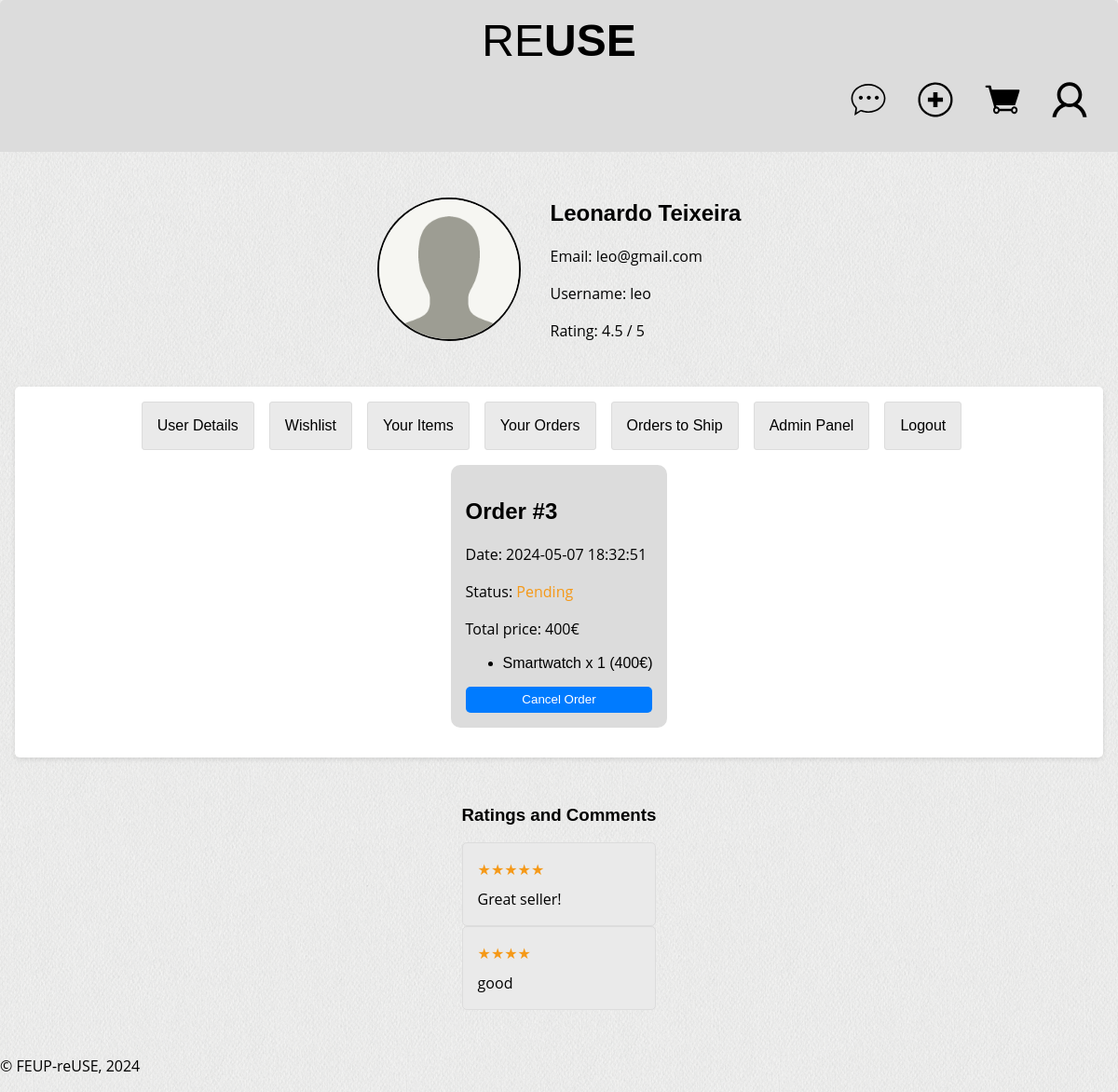
Before: /pages/profile_your_orders.php (signed in) with the older database file.
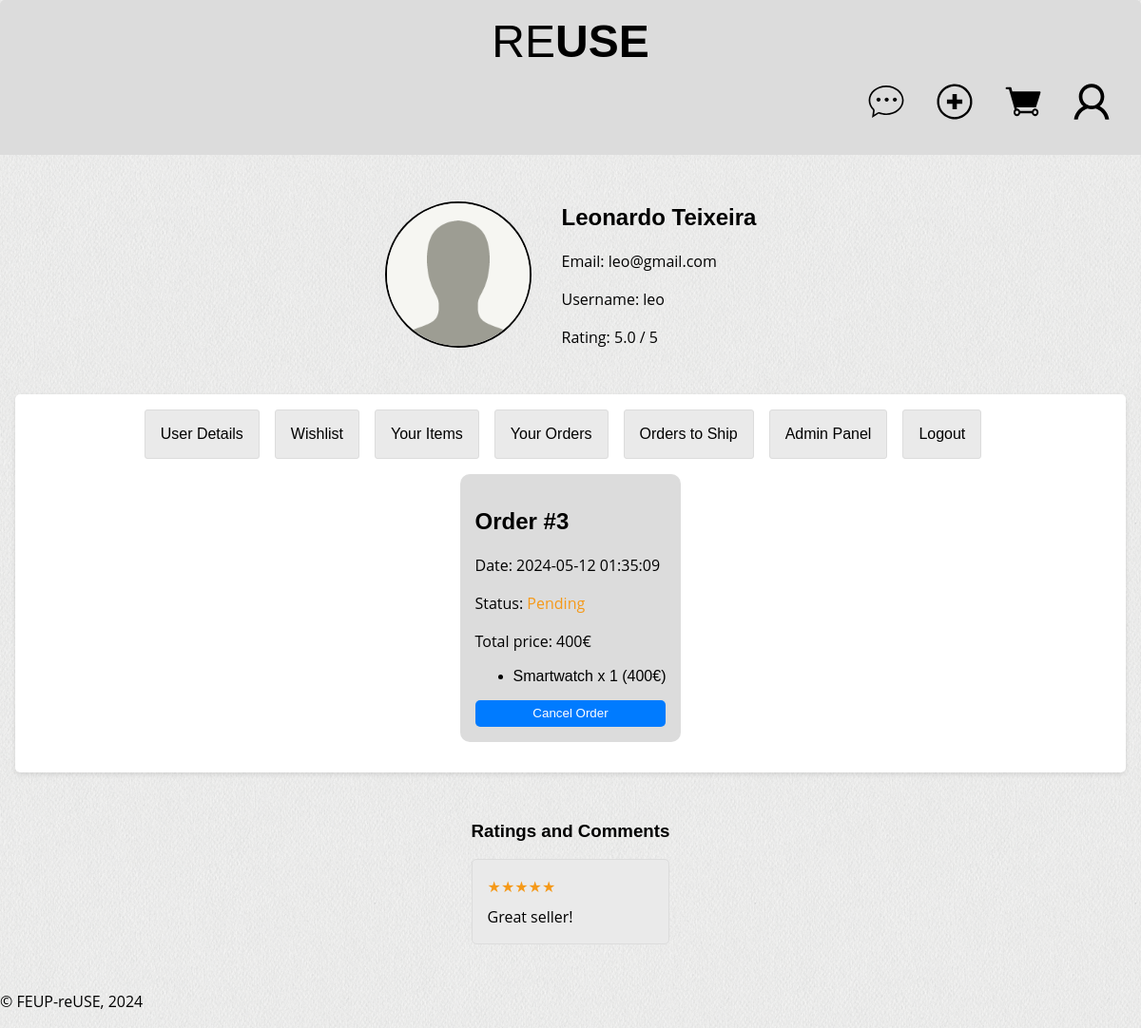
After: the same page with the newer database file.
### tables this page shows
CREATE TABLE Orders (
    idOrder INTEGER PRIMARY KEY,
    idBuyer INTEGER NOT NULL,
    totalPrice REAL NOT NULL,
    orderDate TEXT DEFAULT CURRENT_TIMESTAMP,
    status TEXT NOT NULL DEFAULT 'Pending',
    CONSTRAINT CHECK_Status CHECK (status = 'Pending' OR status='Done' OR status='Canceled'),
    FOREIGN KEY (idBuyer) REFERENCES Users(idUser)
);

CREATE TABLE Items (
    idItem INTEGER PRIMARY KEY AUTOINCREMENT,
    idSeller INTEGER NOT NULL,
    name TEXT NOT NULL,
    introduction TEXT,
    description TEXT,
    idCategory INTEGER,
    brand TEXT,
    model TEXT,
    idSize INTEGER,
    idCondition INTEGER,
    price REAL NOT NULL,
    active BOOLEAN NOT NULL DEFAULT TRUE,
    featured BOOLEAN NOT NULL DEFAULT FALSE,
    FOREIGN KEY (idSeller) REFERENCES Users(idUser),
    FOREIGN KEY (idCategory) REFERENCES Categories(idCategory),
    FOREIGN KEY (idSize) REFERENCES Sizes(idSize),
    FOREIGN KEY (idCondition) REFERENCES Conditions(idCondition)
);

CREATE TABLE Ratings (
    idRating INTEGER PRIMARY KEY AUTOINCREMENT,
    idUser INTEGER NOT NULL,
    rating INTEGER NOT NULL,
    comment TEXT,
    timestamp TIMESTAMP DEFAULT CURRENT_TIMESTAMP,
    CONSTRAINT CHECK_Rating CHECK (rating BETWEEN 1 AND 5),
    FOREIGN KEY (idUser) REFERENCES Users(idUser)
);

### pages/profile_your_orders.php (called while the page is built, shortened)
<?php
require_once(__DIR__ . '/../utils/session.php');
$session = new Session();
require_once (__DIR__ . '/../database/users.class.php');
require_once (__DIR__ . '/../database/item.class.php');
require_once (__DIR__ . '/../database/order.class.php');
require_once(__DIR__ . '/../templates/common.tpl.php');
require_once(__DIR__ . '/../templates/users.tpl.php');
require_once(__DIR__ . '/../templates/order.tpl.php');
$db = getDatabaseConnection();
$userId = $session->getId();
$user = User::getUserById($db, $userId);
$orders = Item::getOrdersFromUser($db, $userId);
drawProfileTop($db, $user);
drawOrders($orders, $db);
drawProfileBotton($db, $user);
drawComments($db, $user->idUser, 15);
?>

### database/users.class.php (called while the page is built, shortened)
<?php
class User {
    public function __construct(int $idUser, string $name, string $username, string $password, string $email, bool $isAdmin) {
        $this->idUser = $idUser;
        $this->name = $name;
        $this->username = $username;
        $this->email = $email;
    }
    public static function getUserById(PDO $db, int $idUser): ?User {
        $stmt = $db->prepare('SELECT * FROM Users WHERE idUser = ?');
        $stmt->execute([$idUser]);
        $user = $stmt->fetch();
        return new User($user['idUser'], $user['name'], $user['username'], $user['password'], $user['email'], (bool) $user['isAdmin']);
    }
}
?>

### utils/session.php (called while the page is built, shortened)
<?php
  class Session {
    public function getId() : ?int {
      return isset($_SESSION['id']) ? $_SESSION['id'] : null;
    }
  }
?>

### database/rating.class.php (called while the page is built, shortened)
<?php
require_once 'users.class.php';
class Rating {
    public static function getRatingsByUser(PDO $db,int $userId, int $limit): array {
        $stmt = $db->prepare('SELECT * FROM Ratings WHERE idUser = ? LIMIT ?');
        $stmt->execute(array($userId, $limit));
        return $stmt->fetchAll();
    }
    public static function getAverageRating(PDO $db, int $userId): ?float {
        $stmt = $db->prepare('SELECT avg(rating) FROM Ratings WHERE idUser = ?');
        $stmt->execute(array($userId));
        $avg = $stmt->fetchColumn();
        return $avg === false ? null : (float)$avg;
    }
}
?>

### database/order.class.php (called while the page is built, shortened)
<?php
require_once 'users.class.php';
class Order {
    public int $idOrder;
    public function __construct(int $idOrder, int $idBuyer, float $totalPrice, string $orderDate, string $status) {
        $this->idOrder = $idOrder;
        $this->totalPrice = $totalPrice;
        $this->orderDate = $orderDate;
        $this->status = $status;
    }
    public function getItems(PDO $db): array {
        $stmt = $db->prepare('SELECT Items.* FROM Items INNER JOIN OrderItems ON Items.idItem = OrderItems.idItem WHERE OrderItems.idOrder = ?');
        $stmt->execute(array($this->idOrder));
        $items = array();
        while ($item = $stmt->fetch()) {
            $items[] = new Item(
                $item['idItem'],
                $item['idSeller'],
                $item['name'],
                $item['introduction'],
                $item['description'],
                $item['idCategory'],
                $item['brand'],
                $item['model'],
                $item['idSize'],
                $item['idCondition'],
                $item['price'],
                (bool) $item['active'],
                (bool) $item['featured']
            );
        }
        return $items;
    }
}
?>

### database/item.class.php (called while the page is built, shortened)
<?php
require_once 'users.class.php';
class Item {
    public function __construct(int $idItem, int $idSeller, string $name, ?string $introduction, ?string $description, int $idCategory, ?string $brand, ?string $model, int $idSize, int $idCondition, float $price, bool $active, bool $featured) {
        $this->idItem = $idItem;
        $this->name = $name;
        $this->price = $price;
    }
    public static function getOrdersFromUser(PDO $db, int $userId): array {
        $stmt = $db->prepare('SELECT *
                              FROM Orders
                              WHERE idBuyer = ?');
        $stmt->execute([$userId]);
        $orders = [];
        while ($order = $stmt->fetch()) {
            $orders[] = new Order(
                $order['idOrder'],
                $order['idBuyer'],
                $order['totalPrice'],
                $order['orderDate'],
                $order['status']
            );
        }
        return $orders;
    }
}
?>

### templates/order.tpl.php (the view, shortened to what the changed rows need)
<?php
  require_once(__DIR__ . '/../database/order.class.php');
?>
<?php function drawOrders(array $orders, PDO $db) { ?>
    <section id="orders">
        <?php foreach ($orders as $order) {
            $items = $order->getItems($db);
            $date = htmlentities((string)$order->orderDate);
            $status = htmlentities((string)$order->status);
            ?>
            <article>
                <h2>Order #<?= $order->idOrder ?></h2>
                <p>Date: <?= $date ?></p>
                <p>Status: <span class="status <?= strtolower($status) ?>"><?= $status ?></span></p>
                <p>Total price: <?= htmlentities((string)$order->totalPrice) ?>€</p>
                <ul>
                    <?php foreach ($items as $item) { ?>
                        <?php
                        $quantity = array_count_values(array_map(function ($item) {
                            return $item->idItem;
                        }, $items));
                        ?>
                        <li> <a href="../pages/item.php?idItem=<?= $item->idItem ?>"><?= htmlentities($item->name) ?></a> x <?= $quantity[$item->idItem] ?> (<?= $item->price * $quantity[$item->idItem] ?>€)</li>
                    <?php } ?>
                </ul>
                <?php if($status === 'Pending') { ?>
                <form action="../actions/action_cancel_order.php" method="post">
                    <button type="submit">Cancel Order</button>
                </form>
                <?php } ?>
            </article>
        <?php } ?>
    </section>
<?php } ?>

### templates/users.tpl.php (shortened to what the changed rows need)
<?php
    require_once(__DIR__ . '/../database/users.class.php');
    require_once(__DIR__ . '/../database/rating.class.php');
?>
<?php function drawProfileTop($db, $user) {
    $loggedId = $_SESSION['id'] ?? null;
    $condition = $loggedId === $user->idUser;
    $averageRating = Rating::getAverageRating($db, $user->idUser);
?>
    <section id="user-profile">
        <div class="profile-info">
            <div class="profile-details">
                <h2><?= htmlentities($user->name) ?></h2>
                <p>Email: <?= htmlentities($user->email) ?></p>
                <p>Username: <?= htmlentities($user->username) ?> </p>
                <?php if ($averageRating !== null && $averageRating !== 0.0) { ?>
                    <p>Rating: <?= number_format((float)htmlentities((string)$averageRating), 1)?> / 5 </p>
                <?php } ?>
            </div>
        </div>
        <?php if ($condition) { ?>
        <div class="profile-content">
            <div id="content-container">
    <?php }
} ?>
<?php function drawProfileBotton($db, $user) {
    $loggedId = $_SESSION['id'] ?? null;
    $condition = $loggedId === $user->idUser;
    if ($condition) { ?>
        </div>
    </div>
    <?php } ?>
<?php } ?>
<?php function drawComments($db, $userId, $limit) {  ?>
    <div class = "comments">
        <?php
        $comments = Rating::getRatingsByUser($db, $userId, $limit);
        if ($comments) { ?>
            <?php
            foreach ($comments as $comment) {
                $rating = htmlentities((string)$comment['rating']);
                $commentText = htmlentities($comment['comment']);
                ?>
                <div class="comment-info">
                    <p><span class="comment-stars"><?= str_repeat('&#9733;',(int) $rating) ?></span> </p>
                    <?php if ($commentText) { ?>
                        <p><?= $commentText ?> </p>
                    <?php } ?>
                </div>
                <?php
            }
        }
        ?>
    </div>
    </section>
<?php } ?>

Changed rows visible on the page:
removed ratings: rating "★★★★", comment "good"
changed orders "Pending": orderDate "2024-05-07 18:32:51" → "2024-05-12 01:35:09"
Other visible differences:
$averageRating: "4.5" → "5.0"
